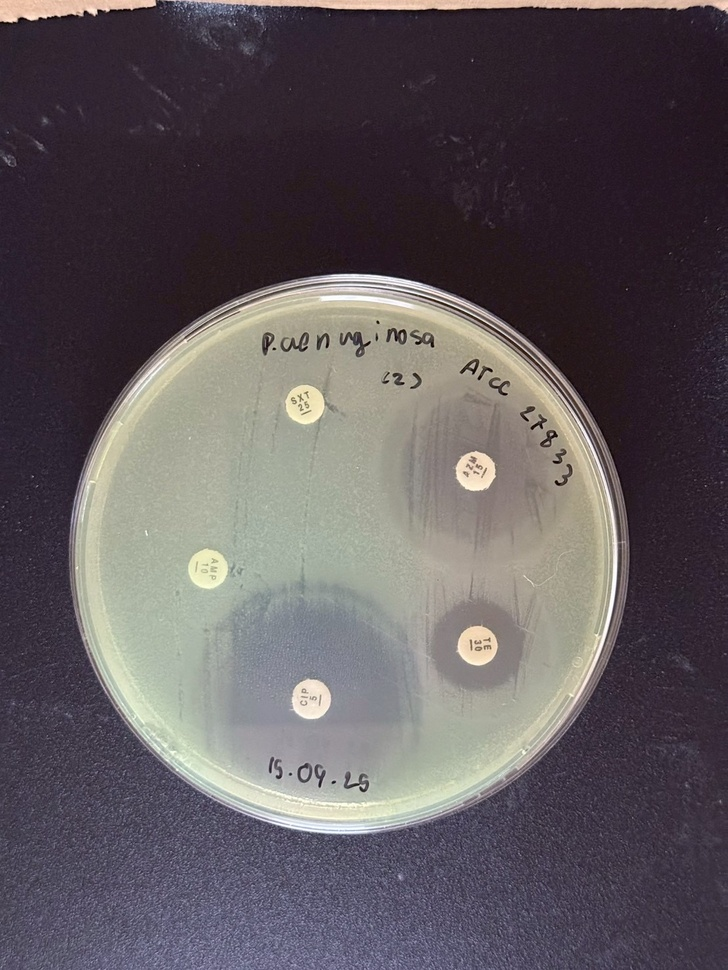
#> input picture best/20250919_033735159_iOS.jpg, 728 x 970 px, shrunk from 1108 x 1477 before the run; its folder holds 4 pictures in this run
$ jupyter execute crop.ipynb
#> lines starting #> are read from the running program, lines starting #| are printed output that depends on the picture
[cell 1]
import os
from PIL import Image

def crop_to_square(image_path, output_path):
    """
    Opens an image, crops it to a 1:1 (square) aspect ratio from the center,
    and saves it to the output path.
    """
#> called with image_path = 'best/20250919_033735159_iOS.jpg', output_path = '1on1/20250919_033735159_iOS.jpg'
    try:
        with Image.open(image_path) as img:
            # Get original dimensions
#> img is the input picture: PIL image 728x970 RGB; mean R, G, B 95.6, 88.8, 92.7
            width, height = img.size
#> width = 728; height = 970

            # Determine the size of the square
            new_size = min(width, height)
#> new_size = 728

            # Calculate coordinates for a center crop
            left = (width - new_size) / 2
#> left = 0
            top = (height - new_size) / 2
#> top = 121
            right = (width + new_size) / 2
#> right = 728
            bottom = (height + new_size) / 2
#> bottom = 849

            # Crop the image
            img_cropped = img.crop((left, top, right, bottom))
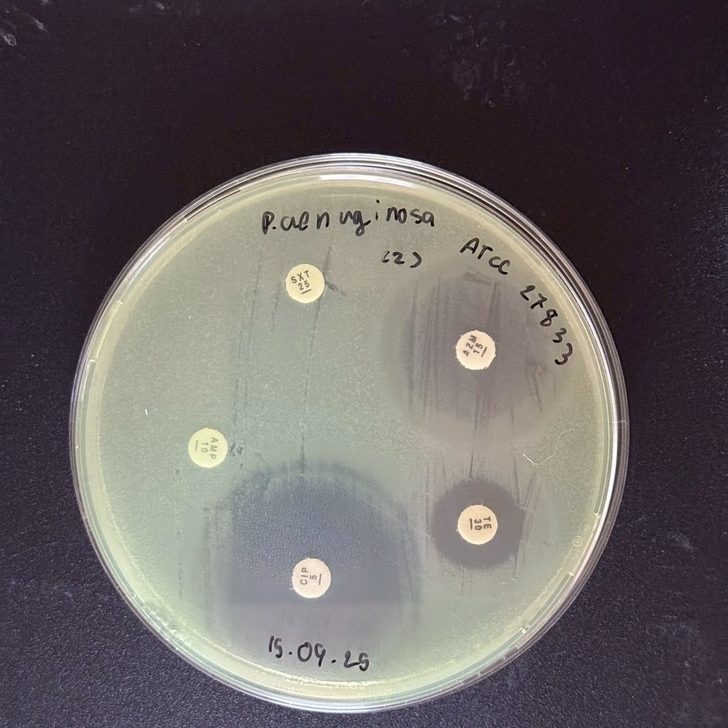
#> img_cropped: PIL image 728x728 RGB; mean R, G, B 103.4, 97.2, 97.5

            # Save the cropped image
            img_cropped.save(output_path)

            print(f"Successfully cropped: {image_path}")

    except Exception as e:
        print(f"Error processing {image_path}: {e}")

def process_folder(input_folder, output_folder):
    """
    Processes all images in the input folder and saves cropped versions
    to the output folder.
    """
    # Create the output folder if it doesn't exist
    if not os.path.exists(output_folder):
        os.makedirs(output_folder)
        print(f"Created output folder: {output_folder}")

    # Define common image file extensions
    image_extensions = ('.png', '.jpg', '.jpeg', '.bmp', '.gif', '.tiff')

    # Loop through all files in the input folder
    for filename in os.listdir(input_folder):
        # Check if the file is an image
        if filename.lower().endswith(image_extensions):
            # Create full paths
            input_path = os.path.join(input_folder, filename)
            output_path = os.path.join(output_folder, filename)

            # Process the image
            crop_to_square(input_path, output_path)
        else:
            print(f"Skipped (not an image): {filename}")
#> pass 2 of the loop in process_folder, `for filename in os.listdir(input_folder):`:
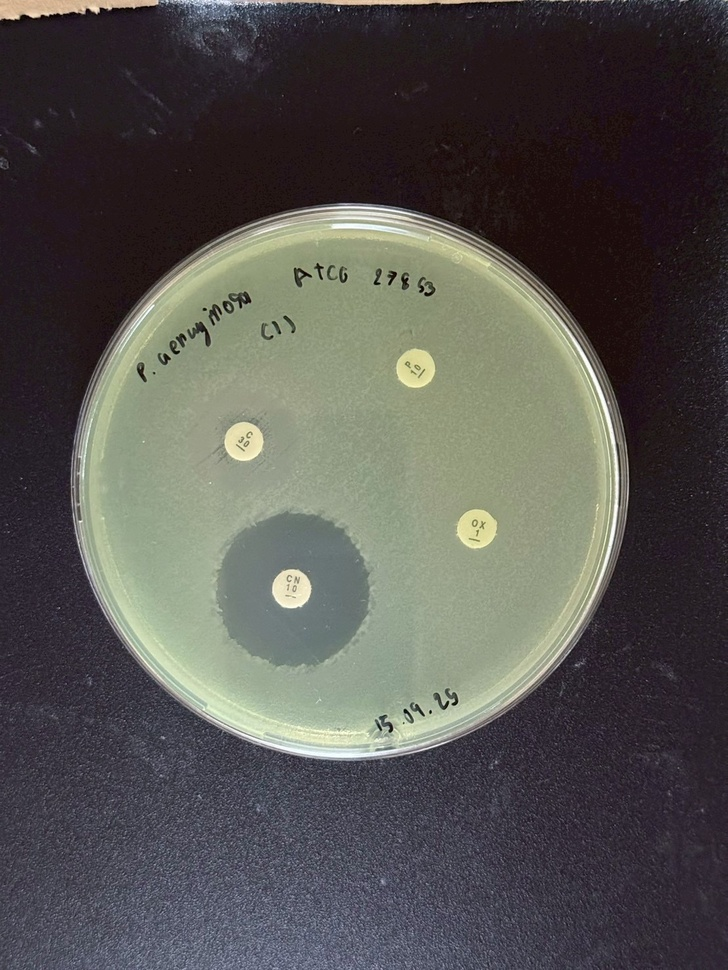
#> input picture best/20250919_033735892_iOS.jpg, 728 x 970 px, shrunk from 1108 x 1477 before the run
#> in crop_to_square, img is the input picture: PIL image 728x970 RGB; mean R, G, B 85.3, 83.7, 80.2
#> in crop_to_square (call 2), `img_cropped = img.crop((left, top, right, bottom))`:
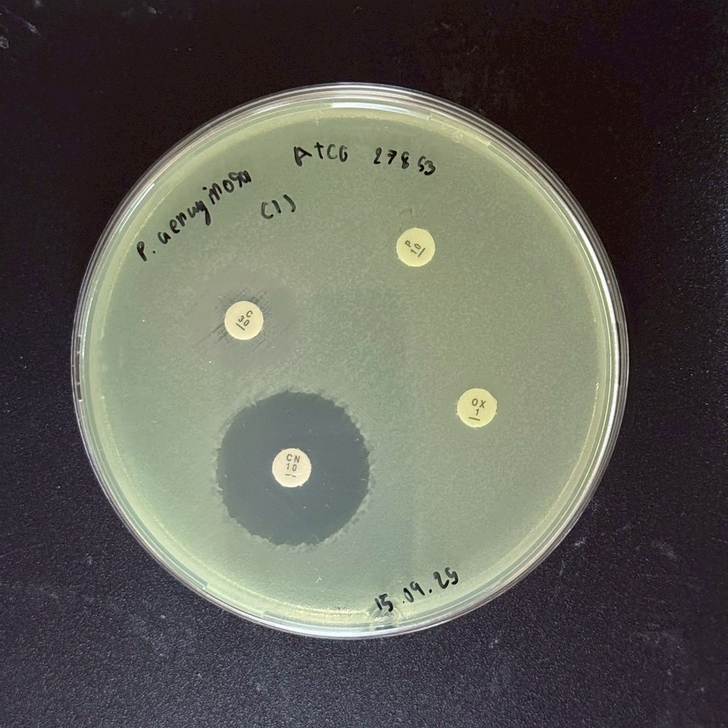
#> img_cropped: PIL image 728x728 RGB; mean R, G, B 93.8, 93.3, 85.6
#> pass 3 of the loop in process_folder, `for filename in os.listdir(input_folder):`:
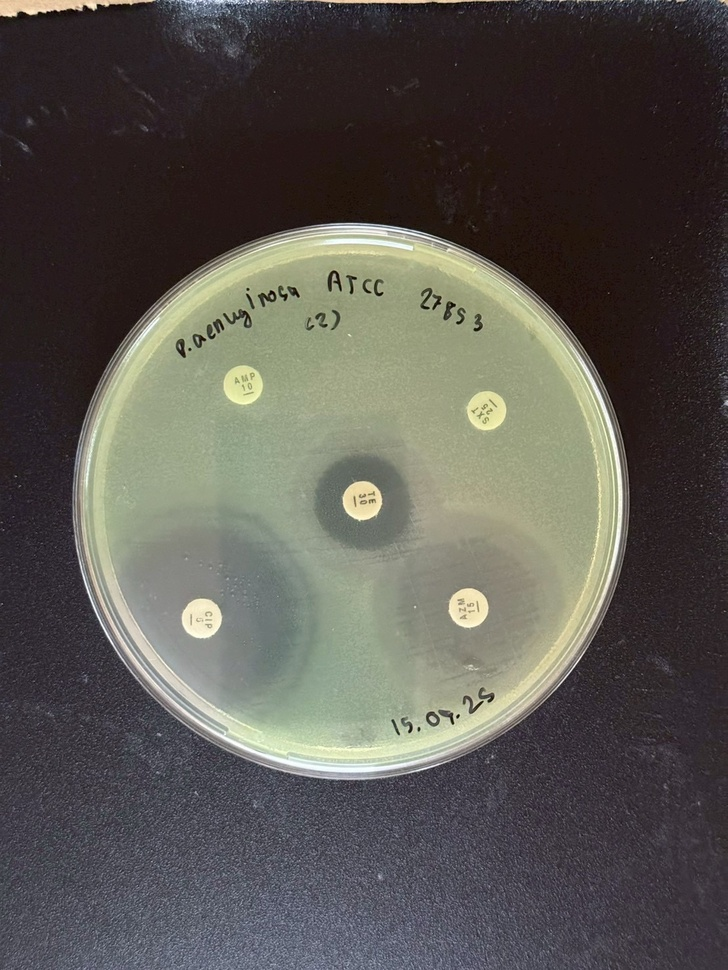
#> input picture best/20250919_033736277_iOS.jpg, 728 x 970 px, shrunk from 1108 x 1477 before the run
#> in crop_to_square, img is the input picture: PIL image 728x970 RGB; mean R, G, B 90, 87.2, 81.4
#> in crop_to_square (call 3), `img_cropped = img.crop((left, top, right, bottom))`:
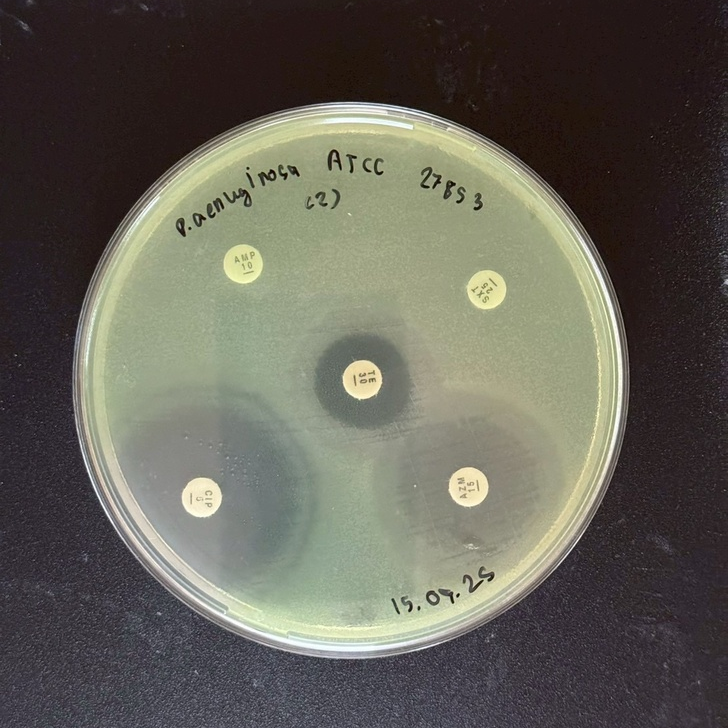
#> img_cropped: PIL image 728x728 RGB; mean R, G, B 98.5, 96.3, 86.5
#> the loop made 4 passes; the first 3 are shown

# --- --- --- --- --- --- --- --- --- ---
# --- IMPORTANT: CHANGE THESE VALUES ---
# --- --- --- --- --- --- --- --- --- ---

# 1. Set the path to your folder with the original images
#    (Use forward slashes / even on Windows)
input_folder = "best"

# 2. Set the path where you want the cropped images to be saved
output_folder = "1on1"

# --- --- --- --- --- --- --- --- --- ---

if __name__ == "__main__":
    if input_folder == "C:/Users/YourName/Desktop/MyPhotos" or \
       output_folder == "C:/Users/YourName/Desktop/MyPhotos_Cropped":
        print("---" * 10)
        print("WARNING: Please update the 'input_folder' and 'output_folder' variables in the script.")
        print("---" * 10)
    else:
        process_folder(input_folder, output_folder)
        print("\nBatch cropping complete.")
